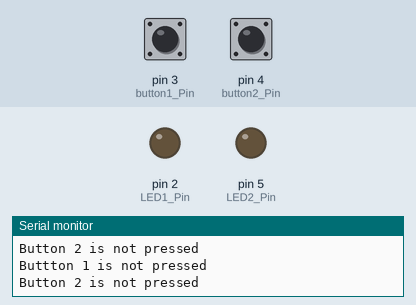
This sketch was run on a simulated Arduino Uno, built with avr-gcc and run on an emulated ATmega328P. On the bench: output pins drawn as LEDs (lit = HIGH), the last lines printed to the serial monitor. The test bench sets the inputs (shaded band); at power-on: pin 3 (button1_Pin) LOW, pin 4 (button2_Pin) LOW.

Above: at 1.2 s.
1.3 s: pin 3 (button1_Pin) pulled HIGH for 0.15 s
At 1.4 s:
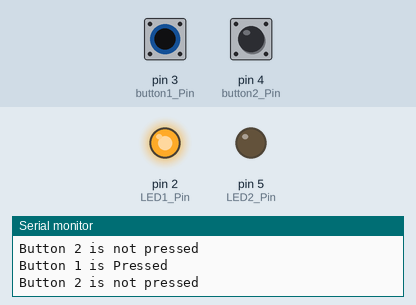
3.0 s: pin 4 (button2_Pin) pulled HIGH for 0.15 s
At 3.11 s:
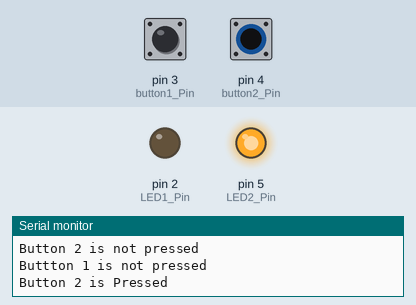
4.7 s: pin 4 (button2_Pin) pulled HIGH for 3.2 s
At 8.3 s:
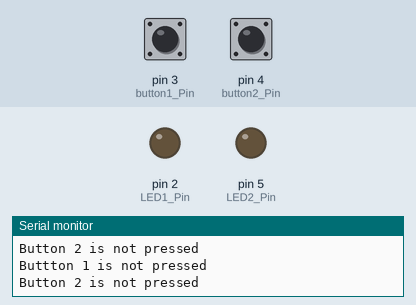
9.4 s: pin 3 (button1_Pin) pulled HIGH for 3.2 s
At 10.8 s:
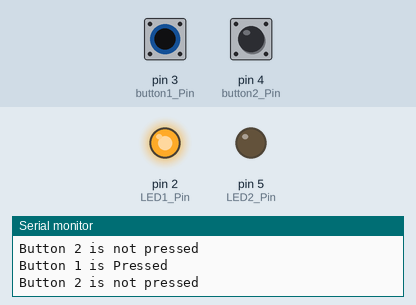
15.6 s: pin 3 (button1_Pin) pulled HIGH for 1 s
At 17.4 s:
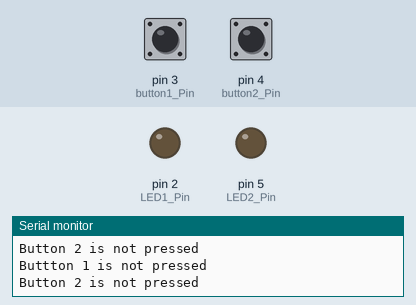
19.6 s: pin 3 (button1_Pin) driven HIGH and pin 4 (button2_Pin) driven HIGH
At 20.1 s:
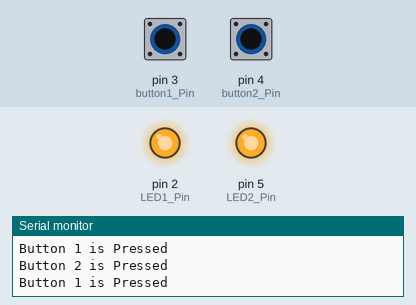
Timing chart, 0 to 22.1 s (numbered marks = the images above; inputs shaded):
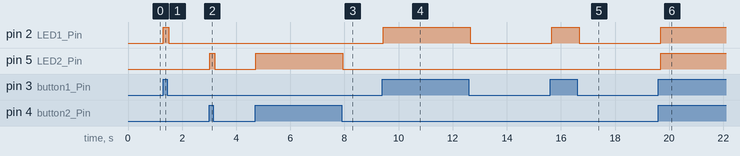

The sketch:

Task_B.ino
```cpp
const int LED1_Pin = 2; // LED Pin number on Arduino
const int LED2_Pin = 5;
const int button1_Pin = 3; // Button Pin number
const int button2_Pin = 4;

int button1_state = 0;
int button2_state = 0;

void setup() {
  //Initialize serial communication - allows printing to the console for debug
  Serial.begin(9600);
  pinMode(LED1_Pin, OUTPUT); // Set the LED Anode pin as an output pin

  pinMode(button1_Pin, INPUT); //Set the Button pin as an input

  pinMode(LED2_Pin, OUTPUT);

  pinMode(button2_Pin, INPUT);
}

void loop() {

  //Read Button State
  button1_state = digitalRead(button1_Pin);
  button2_state = digitalRead(button2_Pin);

//  // put your main code here, to run repeatedly:
// digitalWrite(LED1_Pin, HIGH); //Turn the LED on
//  delay(1000); // Wait 1000ms
//  digitalWrite(LED1_Pin, LOW); Turn the LED off
//  delay(1000); //wait 1000ms

  if (button1_state == HIGH){
    Serial.println("Button 1 is Pressed");

    digitalWrite(LED1_Pin, HIGH); // Turn the LED on


  } else {
    Serial.println("Buttton 1 is not pressed"); //print msg
    digitalWrite(LED1_Pin, LOW); // Turn the LED Off
  }


  if (button2_state == HIGH){
    Serial.println("Button 2 is Pressed");

    digitalWrite(LED2_Pin, HIGH); // Turn the LED on


  } else {
    Serial.println("Button 2 is not pressed"); //print msg
    digitalWrite(LED2_Pin, LOW); // Turn the LED Off
  }
  delay(100); // Small delay to limit inputs
}
```

Measured:
- after the input at 1.3 s, pin 2 (LED1_Pin): LOW → HIGH at once, → LOW 0.20 s later
- after the input at 3.0 s, pin 5 (LED2_Pin): LOW → HIGH at once, → LOW 0.20 s later
- after the input at 4.7 s, pin 5 (LED2_Pin): LOW → HIGH at once, → LOW 3.2 s later
- after the input at 9.4 s, pin 2 (LED1_Pin): LOW → HIGH at once, → LOW 3.2 s later
- after the input at 15.6 s, pin 2 (LED1_Pin): LOW → HIGH after 0.06 s, → LOW 1.0 s later
- after the input at 19.6 s, pin 2 (LED1_Pin), pin 5 (LED2_Pin): LOW → HIGH after 0.08 s
